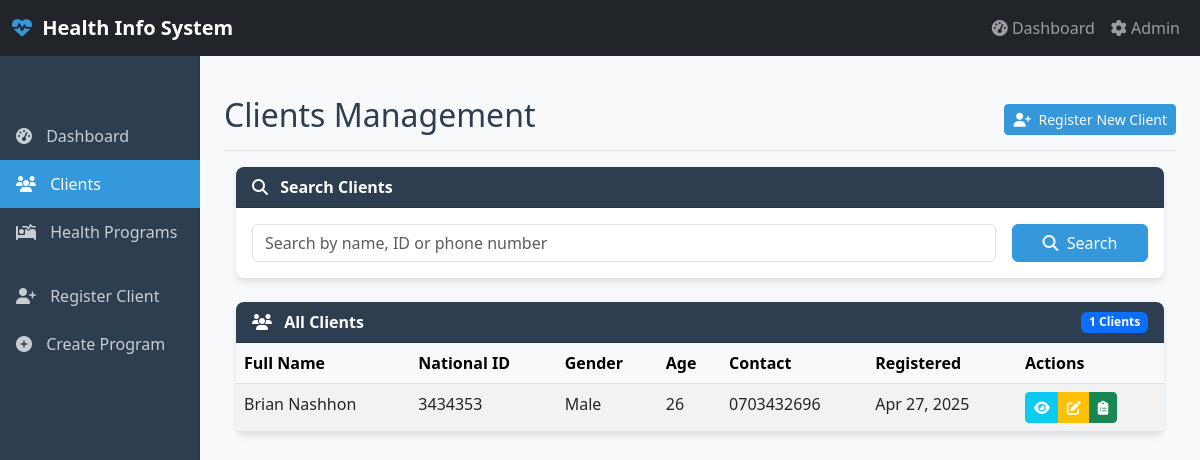
The page /clients/ on the database as committed earlier.
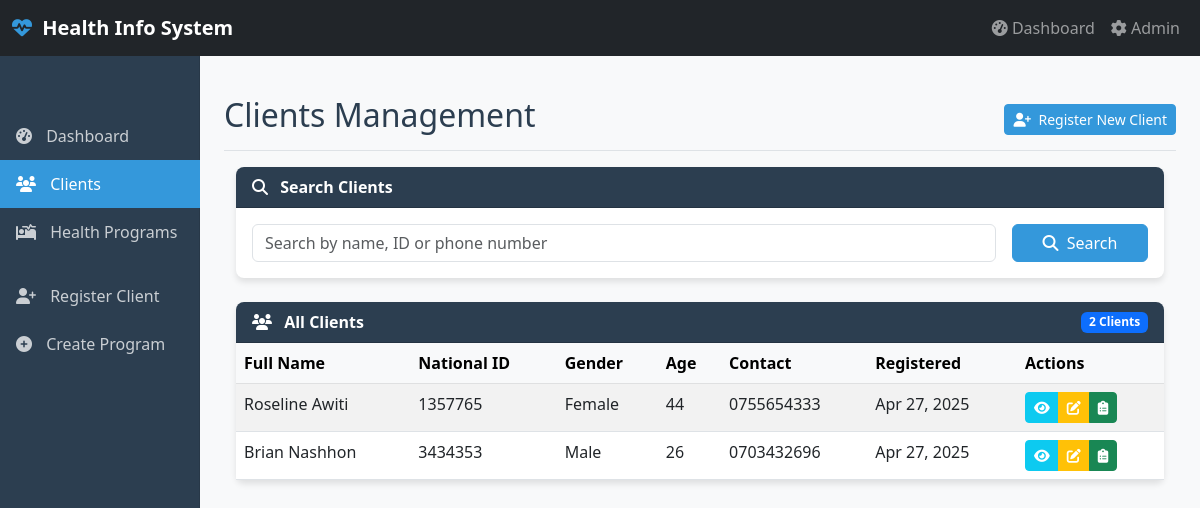
The same page on the database as committed later.
### core/models.py (models this page shows, shortened)
class Client(models.Model):
    GENDER_CHOICES = [
        ('M', 'Male'),
        ('F', 'Female'),
        ('O', 'Other'),
    ]
    id = models.UUIDField(primary_key=True, default=uuid.uuid4, editable=False)
    first_name = models.CharField(max_length=100)
    last_name = models.CharField(max_length=100)
    date_of_birth = models.DateField()
    gender = models.CharField(max_length=1, choices=GENDER_CHOICES)
    phone_number = models.CharField(max_length=20, blank=True)
    email = models.EmailField(blank=True)
    address = models.TextField(blank=True)
    national_id = models.CharField(max_length=50, blank=True, unique=True)
    programs = models.ManyToManyField(HealthProgram, through='Enrollment')
    created_at = models.DateTimeField(auto_now_add=True)
    updated_at = models.DateTimeField(auto_now=True)
    class Meta:
        ordering = ['last_name', 'first_name']
    @property
    def full_name(self):
        return f"{self.first_name} {self.last_name}"
    @property
    def age(self):
        today = timezone.now().date()
        return today.year - self.date_of_birth.year - (
            (today.month, today.day) < (self.date_of_birth.month, self.date_of_birth.day)
        )

### core/views.py (the view, shortened to what this page needs)
# urls.py: path('clients/', views.client_list, name='client_list'),
def client_list(request):
    form = ClientSearchForm(request.GET)
    clients = Client.objects.all()
    context = {'clients': clients, 'form': form}
    return render(request, 'client/list.html', context)

### core/forms.py
class ClientSearchForm(forms.Form):
    search = forms.CharField(
        max_length=100,
        required=False,
        widget=forms.TextInput(attrs={
            'class': 'form-control search-input',
            'placeholder': 'Search by name, ID or phone number',
            'aria-label': 'Search'
        })
    )

### core/templates/client/list.html (shortened to what this page needs)
{% extends 'base.html' %}
{% block page_header %}Clients Management{% endblock %}
{% block page_actions %}
<div class="btn-group">
    <a href="{% url 'client_create' %}" class="btn btn-sm btn-primary">
        <i class="fas fa-user-plus me-1"></i> Register New Client
    </a>
</div>
{% endblock %}
{% block content %}
<div class="card mb-4" data-aos="fade-up">
    <div class="card-header">
        <i class="fas fa-search me-2"></i> Search Clients
    </div>
    <div class="card-body">
        <form method="get" action="{% url 'client_list' %}" class="row g-3">
            <div class="col-md-10">
                {{ form.search }}
            </div>
            <div class="col-md-2">
                <button type="submit" class="btn btn-primary w-100">
                    <i class="fas fa-search me-1"></i> Search
                </button>
            </div>
        </form>
    </div>
</div>
<div class="card" data-aos="fade-up" data-aos-delay="100">
    <div class="card-header">
        <div class="d-flex justify-content-between align-items-center">
            <span><i class="fas fa-users me-2"></i> All Clients</span>
            <span class="badge bg-primary">{{ clients.count }} Clients</span>
        </div>
    </div>
    <div class="card-body p-0">
        <div class="table-responsive">
            <table class="table table-hover table-striped mb-0">
                <thead class="table-light">
                    <tr>
                        <th>Full Name</th>
                        <th>National ID</th>
                        <th>Gender</th>
                        <th>Age</th>
                        <th>Contact</th>
                        <th>Registered</th>
                        <th>Actions</th>
                    </tr>
                </thead>
                <tbody>
                    {% for client in clients %}
                    <tr class="client-row" data-aos="fade-right" data-aos-delay="{{ forloop.counter|add:100 }}">
                        <td>{{ client.full_name }}</td>
                        <td>{{ client.national_id }}</td>
                        <td>{{ client.get_gender_display }}</td>
                        <td>{{ client.age }}</td>
                        <td>{{ client.phone_number }}</td>
                        <td>{{ client.created_at|date:"M d, Y" }}</td>
                        <td>
                            <div class="btn-group">
                                <a href="{% url 'client_detail' pk=client.id %}" class="btn btn-sm btn-info text-white" title="View Details">
                                    <i class="fas fa-eye"></i>
                                </a>
                                <a href="{% url 'client_update' pk=client.id %}" class="btn btn-sm btn-warning text-white" title="Edit Client">
                                    <i class="fas fa-edit"></i>
                                </a>
                                <a href="{% url 'enroll_client' client_id=client.id %}" class="btn btn-sm btn-success" title="Enroll in Program">
                                    <i class="fas fa-clipboard-list"></i>
                                </a>
                            </div>
                        </td>
                    </tr>
                    {% endfor %}
                </tbody>
            </table>
        </div>
    </div>
</div>
{% endblock %}

Rows that differ between the two databases and show on the page:
added Client: full_name "Roseline Awiti", national_id "1357765", gender "Female", age "44", phone_number "0755654333", created_at "Apr 27, 2025"
Other text that changed with them:
{{ clients.count }}: "1" → "2"
